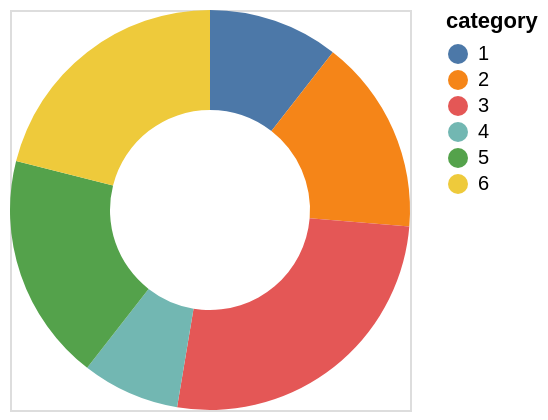

Vega-Lite specification for this chart:
### Vega specification from a JSON file in a GitHub repository (floating-point values rounded to 4 significant figures)
{"$schema": "https://vega.github.io/schema/vega/v5.json", "description": "A simple donut chart with embedded data.", "background": "white", "padding": 5, "width": 200, "height": 200, "style": "cell", "data": [{"name": "source_0", "values": [{"category": 1, "value": 4}, {"category": 2, "value": 6}, {"category": 3, "value": 10}, {"category": 4, "value": 3}, {"category": 5, "value": 7}, {"category": 6, "value": 8}]}, {"name": "data_0", "source": "source_0", "transform": [{"type": "stack", "groupby": [], "field": "value", "sort": {"field": ["category"], "order": ["ascending"]}, "as": ["value_start", "value_end"], "offset": "zero"}, {"type": "filter", "expr": "isValid(datum[\"value\"]) && isFinite(+datum[\"value\"])"}]}], "marks": [{"name": "marks", "type": "arc", "style": ["arc"], "from": {"data": "data_0"}, "encode": {"update": {"innerRadius": {"value": 50}, "fill": {"scale": "color", "field": "category"}, "x": {"signal": "width", "mult": 0.5}, "y": {"signal": "height", "mult": 0.5}, "outerRadius": {"signal": "min(width,height)/2"}, "startAngle": {"scale": "theta", "field": "value_end"}, "endAngle": {"scale": "theta", "field": "value_start"}}}}], "scales": [{"name": "theta", "type": "linear", "domain": {"data": "data_0", "fields": ["value_start", "value_end"]}, "range": [0, 6.283], "zero": false}, {"name": "color", "type": "ordinal", "domain": {"data": "data_0", "field": "category", "sort": true}, "range": "category"}], "legends": [{"fill": "color", "symbolType": "circle", "title": "category"}]}
